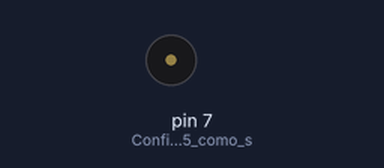
The sketch below on a simulated Arduino Uno, built with avr-gcc and run on an emulated ATmega328P. Shown: buzzer (waves = sounding).

Above: at 0.6 s.
Timing chart, 0 to 3.0 s (numbered marks = the images above):
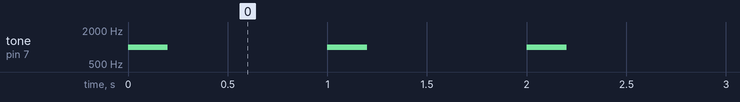

The sketch:

buzzer.ino
```cpp
void setup() {
  pinMode(7, OUTPUT);  // Configura el pin 5 como salida
}

void loop() {
  tone(7, 1000, 200);  // Intenta hacer sonar el buzzer en el pin 5
  delay(1000);         // Espera un segundo
}
```

Measured:
- by itself, tone on pin 7 (Configura_el_pin_5_como_s): alternates 1000 Hz for 0.20 s and silent for 0.80 s
